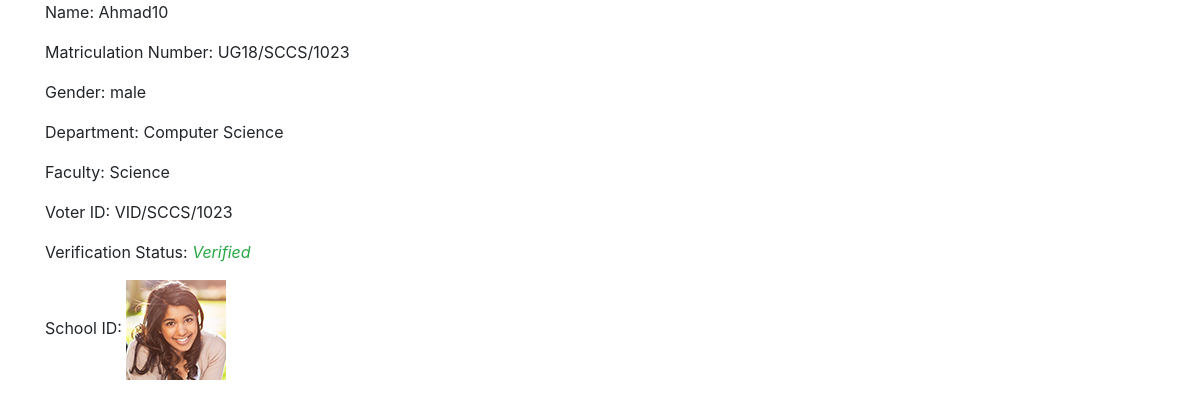
/voter/2/deteils/, run on the app's committed database.
### voter/models.py (models this page shows, shortened)
class Voter(models.Model):
    GENDER = (
        ('male','MALE'),
        ('female','FEMALE'),
        )
    user = models.OneToOneField(User,null=True,blank=True, on_delete=models.CASCADE)
    voter_id = models.CharField(max_length=100,null=True,blank=True)
    gender = models.CharField(max_length=50,null=True,blank=True,choices=GENDER)
    school_id = models.ImageField(null=True,blank=True)
    department = models.ForeignKey(Department, on_delete=models.CASCADE,null=True,blank=True)
    faculty = models.ForeignKey(Faculty, on_delete=models.CASCADE,null=True,blank=True)
    verified = models.BooleanField(default=False)
    voted = models.BooleanField(default=False)

class Department(models.Model):
    name = models.CharField(max_length=50,null=True,blank=True)
    faculty = models.ForeignKey(Faculty, on_delete=models.CASCADE)
    def __str__(self):
        return self.name

class Faculty(models.Model):
    name = models.CharField(max_length=50)
    def __str__(self):
        return self.name[:]

### accounts/models.py (models this page shows, shortened)
class CustomUser(AbstractBaseUser):
    reg = models.CharField(max_length=15,unique=True)
    full_name = models.CharField(max_length=255,null=True,blank=True)
    active = models.BooleanField(default=True)
    admin = models.BooleanField(default=False)
    staff = models.BooleanField(default=False)
    objects = CustomUserManager()
    USERNAME_FIELD = 'reg'
    REQUIRED_FIELDS = []
    def __str__(self):
        return self.reg

### pages/views.py (the view)
# urls.py: path('voter/<int:pk>/deteils/',voter_deteil_view,name='deteils'),
def voter_deteil_view(request,pk):
    voter = Voter.objects.get(id=pk)
    context = {"voter":voter}
    return render(request,'voter_deteil_view.html',context)

### templates/voter_deteil_view.html
{% extends 'base.html' %}
{% block content %}
    <p>Name: {{ voter.user.full_name }}</p>
    <p>Matriculation Number: {{ voter.user }}</p>
    <p>Gender: {{ voter.gender }}</p>
    <p>Department: {{ voter.department }}</p>
    <p>Faculty: {{ voter.faculty }}</p>
    <p>Voter ID: {{ voter.voter_id }}</p>
    {% if voter.verified %}
    <p>Verification Status: <i class="text-success">Verified</i> </p>
    {% else %}
    <p>Verification Status: <i class="text-danger">Not Verified</i> </p>
    {% endif %}
    <p>School ID:
        {% if voter.school_id %}
        <a href="{{ voter.school_id.url }}"><img src="{{ voter.school_id.url }}"></a>
        {% else %}
        <img src="" alt="{{ voter.user.full_name }}">
        {% endif %}
    </p>
{% endblock content %}

### data on the page
Voter: user.full_name "Ahmad10", user "UG18/SCCS/1023", gender "male", department "Computer Science", faculty "Science", voter_id "VID/SCCS/1023", school_id (picture)
